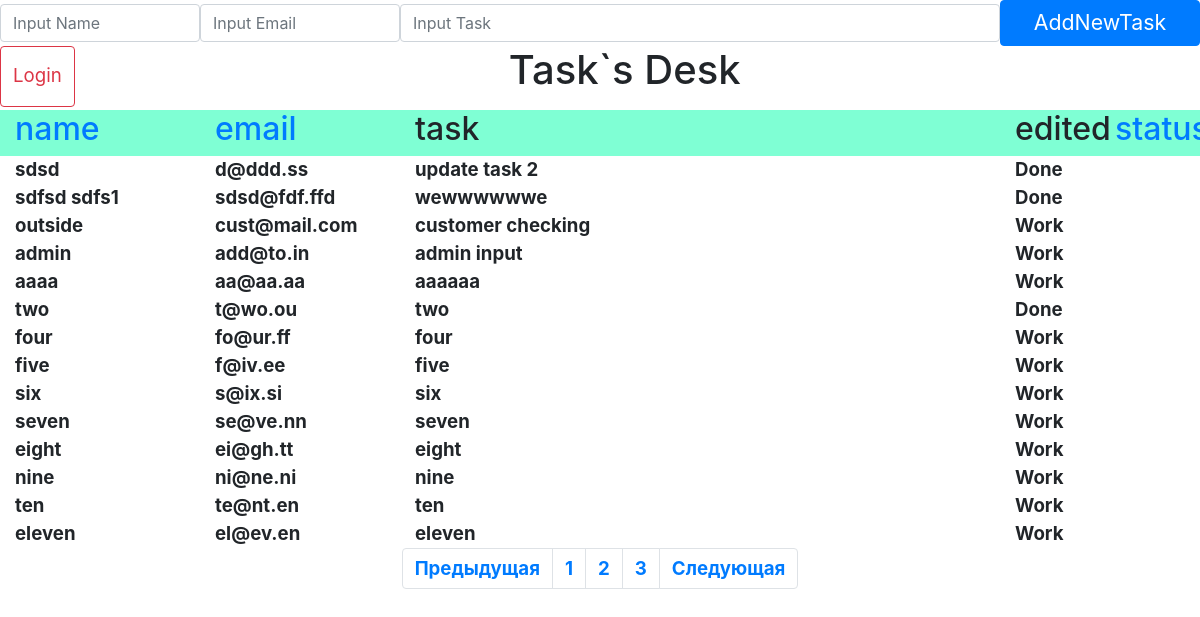
Before: / with the older database file.
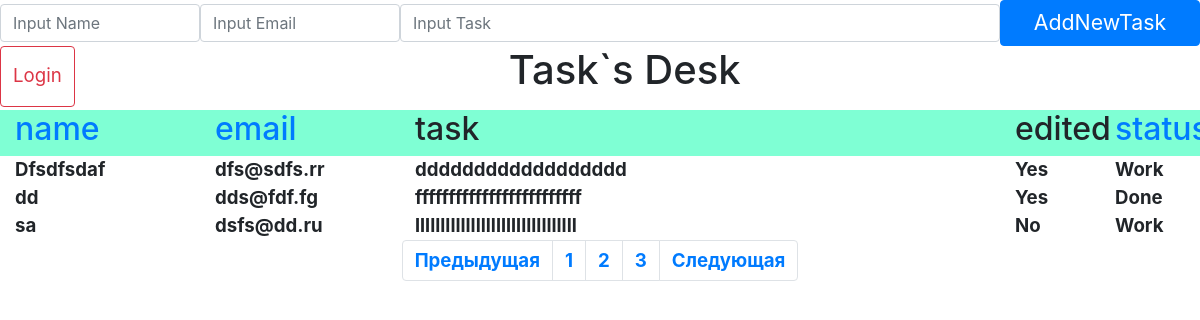
After: the same page with the newer database file.
### tables this page shows
CREATE TABLE tasks (
            id INTEGER PRIMARY KEY, name TEXT NOT NULL, 
            email TEXT NOT NULL, task TEXT NOT NULL, edited TEXT NOT NULL, stat TEXT NOT NULL);

### View.php (called while the page is built, shortened)
<?php
class View
{
    private $model;
    public function __construct($controller,$model) {
        $this->model = $model;
    }
    public function output(){
        $data = $this->model->string;
        require_once($this->model->template);
    }
}

### Controller.php (called while the page is built, shortened)
<?php
require_once('Model.php');
require_once('View.php');
class Controller
{
    public function index(){
        $model = new Model();
        $model->template = 'views/main.php';
        $controller = new Controller($model);
        $view = new View($controller, $model);
        $view->output();
    }
}
?>

### Model.php (called while the page is built, shortened)
<?php
class Model
{
    public function __construct(){
        $db = $this->loadDB();
        $this->string = $db->query('SELECT * FROM tasks')->fetchAll();
    }
    public function loadDB(){
        $db = new PDO('sqlite:./mysqlite.sqlite');
        $db->exec('CREATE TABLE IF NOT EXISTS tasks (
            id INTEGER PRIMARY KEY, name TEXT NOT NULL,
            email TEXT NOT NULL, task TEXT NOT NULL, edited TEXT NOT NULL, stat TEXT NOT NULL)');
        return $db;
    }
}

### views/main.php (the view, shortened to what this page needs)
<!DOCTYPE html>
<html lang="en">
<head>
    <link rel="stylesheet" href="https://stackpath.bootstrapcdn.com/bootstrap/4.3.1/css/bootstrap.min.css">
</head>
<body>
    <form action="add" class="form-inline" method="POST">
        <input type="text" name="name" placeholder="Input Name" class="form-control col-md-2">
        <input type="text" name="email" placeholder="Input Email" class="form-control col-md-2">
        <input type="text" name="task" placeholder="Input Task" class="form-control col-md-6">
        <button type="submit" class="btn btn-primary col-md-2">AddNewTask</button>
    </form>
    <div class="container-fluid">
        <div class="row">
            <a href="/login" class="btn btn-outline-danger autoriz btn-md">Login</a>
            <h1 class="col-md-11">Task`s Desk</h1>
        </div>
        <div class="row head">
            <div class="col-md-2"><a href="/sort/name"><h2>name</h2></a></div>
            <div class="col-md-2"><a href="/sort/email"><h2>email</h2></a></div>
            <div class="col-md-6"><h2>task</h2></div>
            <div class="col-md-1"><h2>edited</h2></div>
            <div class="col-md-1"><a href="/sort/status"><h2>status</h2></a></div>
        </div>
        <?php if ($data){
            foreach($data as $str){
                echo '<div class="row">';
                echo '<div class="col-md-2">'.$str[1].'</div>';
                echo '<div class="col-md-2">'.$str[2].'</div>';
                echo '<div class="col-md-6">'.$str[3].'</div>';
                echo '<div class="col-md-1">'.$str[4].'</div>';
                echo '<div class="col-md-1">'.$str[5].'</div>';
                echo '</div>';
            }
        }
        ?>
        <nav aria-label="Статьи по Bootstrap 4">
            <ul class="pagination justify-content-center">
                <li class="page-item"><a class="page-link" href="#">Предыдущая</a></li>
                <li class="page-item"><a class="page-link" href="#">1</a></li>
                <li class="page-item"><a class="page-link" href="#">2</a></li>
                <li class="page-item"><a class="page-link" href="#">3</a></li>
                <li class="page-item"><a class="page-link" href="#">Следующая</a></li>
            </ul>
        </nav>
    </div>
</body>
</html>

### index.php (shortened to what this page needs)
<?php
require_once('Model.php');
require_once('View.php');
require_once('Controller.php');
$model = new Model();
$model->template =  ($_SESSION['isAdmin'])?'views/main.php':'views/admin.php';
$controller = new Controller($model);
$routes = explode('/', $_SERVER['REQUEST_URI']);
if ( !empty($routes[1]) )
{
    $action_name = $routes[1];
} else $action_name = 'index';
switch($action_name){
    default:
    $controller->index();
}
?>

### views/main.php (style rules this page uses)
body { font-size:14pt; font-weight:bold; }
.head { background-color: aquamarine; }
h1 { text-align:center; }
.head, .alert-info { text-align: left; }
.btn { font-size: 16pt; }
.autoriz { font-size: 14pt; line-height: 2.5; margin-bottom: 3px; }

Changed rows visible on the page:
removed tasks: name "sdsd", email "d@ddd.ss", task "update task 2", stat "Done"
removed tasks: name "sdfsd sdfs1", email "sdsd@fdf.ffd", task "wewwwwwwe", stat "Done"
removed tasks: name "outside", email "cust@mail.com", task "customer checking", stat "Work"
removed tasks: name "admin", email "add@to.in", task "admin input", stat "Work"
removed tasks: name "aaaa", email "aa@aa.aa", task "aaaaaa", stat "Work"
removed tasks: name "two", email "t@wo.ou", task "two", stat "Done"
removed tasks: name "four", email "fo@ur.ff", task "four", stat "Work"
removed tasks: name "five", email "f@iv.ee", task "five", stat "Work"
removed tasks: name "six", email "s@ix.si", task "six", stat "Work"
removed tasks: name "seven", email "se@ve.nn", task "seven", stat "Work"
removed tasks: name "eight", email "ei@gh.tt", task "eight", stat "Work"
removed tasks: name "nine", email "ni@ne.ni", task "nine", stat "Work"
removed tasks: name "ten", email "te@nt.en", task "ten", stat "Work"
removed tasks: name "eleven", email "el@ev.en", task "eleven", stat "Work"
added tasks: name "Dfsdfsdaf", email "dfs@sdfs.rr", task "dddddddddddddddddd", edited "Yes", stat "Work"
added tasks: name "dd", email "dds@fdf.fg", task "fffffffffffffffffffffffff", edited "Yes", stat "Done"
added tasks: name "sa", email "dsfs@dd.ru", task "llllllllllllllllllllllllllllllll", edited "No", stat "Work"
